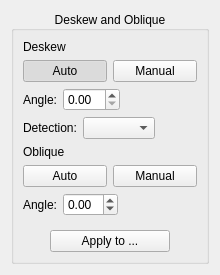
<?xml version="1.0" encoding="UTF-8"?>
<ui version="4.0">
 <class>deskew::OptionsWidget</class>
 <widget class="QWidget" name="deskew::OptionsWidget">
  <property name="geometry">
   <rect>
    <x>0</x>
    <y>0</y>
    <width>220</width>
    <height>146</height>
   </rect>
  </property>
  <property name="windowTitle">
   <string notr="true">Form</string>
  </property>
  <layout class="QVBoxLayout">
   <item>
    <widget class="CollapsibleGroupBox" name="deskewGroupBox">
     <property name="title">
      <string>Deskew and Oblique</string>
     </property>
     <property name="alignment">
      <set>Qt::AlignCenter</set>
     </property>
     <layout class="QVBoxLayout" name="verticalLayout">
      <item>
       <widget class="SectionHeading" name="deskewHeading">
        <property name="text">
         <string>Deskew</string>
        </property>
        <property name="first">
         <bool>true</bool>
        </property>
       </widget>
      </item>
      <item>
       <layout class="QHBoxLayout">
        <item>
         <widget class="QPushButton" name="autoBtn">
          <property name="toolTip">
           <string>Detect the rotation angle automatically, with the method chosen under &quot;Detection&quot;.</string>
          </property>
          <property name="text">
           <string>Auto</string>
          </property>
          <property name="checkable">
           <bool>true</bool>
          </property>
          <property name="checked">
           <bool>true</bool>
          </property>
         </widget>
        </item>
        <item>
         <widget class="QPushButton" name="manualBtn">
          <property name="toolTip">
           <string>Keep the angle set below.</string>
          </property>
          <property name="text">
           <string>Manual</string>
          </property>
          <property name="checkable">
           <bool>true</bool>
          </property>
         </widget>
        </item>
       </layout>
      </item>
      <item>
       <layout class="QHBoxLayout" name="angleLayout">
        <item>
         <widget class="QLabel" name="angleLabel">
          <property name="buddy">
           <cstring>angleSpinBox</cstring>
          </property>
          <property name="text">
           <string>Angle:</string>
          </property>
         </widget>
        </item>
        <item>
         <widget class="QDoubleSpinBox" name="angleSpinBox">
          <property name="alignment">
           <set>Qt::AlignLeft|Qt::AlignVCenter</set>
          </property>
          <property name="keyboardTracking">
           <bool>false</bool>
          </property>
          <property name="singleStep">
           <double>0.010000000000000</double>
          </property>
         </widget>
        </item>
        <item>
         <spacer>
          <property name="orientation">
           <enum>Qt::Horizontal</enum>
          </property>
          <property name="sizeHint" stdset="0">
           <size>
            <width>1</width>
            <height>1</height>
           </size>
          </property>
         </spacer>
        </item>
       </layout>
      </item>
      <item>
       <layout class="QHBoxLayout" name="detectionLayout">
        <item>
         <widget class="QLabel" name="detectionLabel">
          <property name="buddy">
           <cstring>detectionComboBox</cstring>
          </property>
          <property name="text">
           <string>Detection:</string>
          </property>
         </widget>
        </item>
        <item>
         <widget class="QComboBox" name="detectionComboBox">
          <property name="toolTip">
           <string>How Auto finds the angle of this page: from the lines of the content, or from the top edge of the page (recommended for book scans with a dark background).</string>
          </property>
         </widget>
        </item>
        <item>
         <spacer>
          <property name="orientation">
           <enum>Qt::Horizontal</enum>
          </property>
          <property name="sizeHint" stdset="0">
           <size>
            <width>1</width>
            <height>1</height>
           </size>
          </property>
         </spacer>
        </item>
       </layout>
      </item>
      <item>
       <widget class="SectionHeading" name="obliqueModeLabel">
        <property name="text">
         <string>Oblique</string>
        </property>
       </widget>
      </item>
      <item>
       <layout class="QHBoxLayout" name="horizontalLayout_oblique_mode">
        <item>
         <widget class="QPushButton" name="obliqueAutoBtn">
          <property name="text">
           <string>Auto</string>
          </property>
          <property name="toolTip">
           <string>Detect the oblique angle automatically.</string>
          </property>
          <property name="checkable">
           <bool>true</bool>
          </property>
          <property name="checked">
           <bool>false</bool>
          </property>
         </widget>
        </item>
        <item>
         <widget class="QPushButton" name="obliqueManualBtn">
          <property name="text">
           <string>Manual</string>
          </property>
          <property name="toolTip">
           <string>Keep the oblique angle set below.</string>
          </property>
          <property name="checkable">
           <bool>true</bool>
          </property>
         </widget>
        </item>
       </layout>
      </item>
      <item>
       <layout class="QHBoxLayout">
        <item>
         <widget class="QLabel" name="obliqueLabel">
          <property name="buddy">
           <cstring>obliqueSpinBox</cstring>
          </property>
          <property name="text">
           <string>Angle:</string>
          </property>
         </widget>
        </item>
        <item>
         <widget class="QDoubleSpinBox" name="obliqueSpinBox">
          <property name="alignment">
           <set>Qt::AlignLeft|Qt::AlignVCenter</set>
          </property>
          <property name="keyboardTracking">
           <bool>false</bool>
          </property>
          <property name="minimum">
           <double>-5.000000000000000</double>
          </property>
          <property name="maximum">
           <double>5.000000000000000</double>
          </property>
          <property name="singleStep">
           <double>0.100000000000000</double>
          </property>
         </widget>
        </item>
        <item>
         <spacer>
          <property name="orientation">
           <enum>Qt::Horizontal</enum>
          </property>
          <property name="sizeHint" stdset="0">
           <size>
            <width>1</width>
            <height>1</height>
           </size>
          </property>
         </spacer>
        </item>
       </layout>
      </item>
      <item>
       <layout class="QHBoxLayout" name="horizontalLayout">
        <property name="topMargin">
         <number>8</number>
        </property>
        <item>
         <spacer name="horizontalSpacer_9">
          <property name="orientation">
           <enum>Qt::Horizontal</enum>
          </property>
          <property name="sizeHint" stdset="0">
           <size>
            <width>1</width>
            <height>1</height>
           </size>
          </property>
         </spacer>
        </item>
        <item>
         <widget class="QPushButton" name="applyDeskewBtn">
          <property name="minimumSize">
           <size>
            <width>120</width>
            <height>0</height>
           </size>
          </property>
          <property name="toolTip">
           <string>Applies the rotation angle (with Auto: the detection method) and the oblique correction of this page to other pages.</string>
          </property>
          <property name="text">
           <string>Apply to ...</string>
          </property>
         </widget>
        </item>
        <item>
         <spacer name="horizontalSpacer_10">
          <property name="orientation">
           <enum>Qt::Horizontal</enum>
          </property>
          <property name="sizeHint" stdset="0">
           <size>
            <width>1</width>
            <height>1</height>
           </size>
          </property>
         </spacer>
        </item>
       </layout>
      </item>
     </layout>
    </widget>
   </item>
   <item>
    <spacer>
     <property name="orientation">
      <enum>Qt::Vertical</enum>
     </property>
     <property name="sizeHint" stdset="0">
      <size>
       <width>1</width>
       <height>1</height>
      </size>
     </property>
    </spacer>
   </item>
  </layout>
 </widget>
 <customwidgets>
  <customwidget>
   <class>CollapsibleGroupBox</class>
   <extends>QGroupBox</extends>
   <header location="global">CollapsibleGroupBox.h</header>
   <container>1</container>
  </customwidget>
  <customwidget>
   <class>SectionHeading</class>
   <extends>QLabel</extends>
   <header location="global">SectionHeading.h</header>
  </customwidget>
 </customwidgets>
 <resources/>
 <connections/>
</ui>
